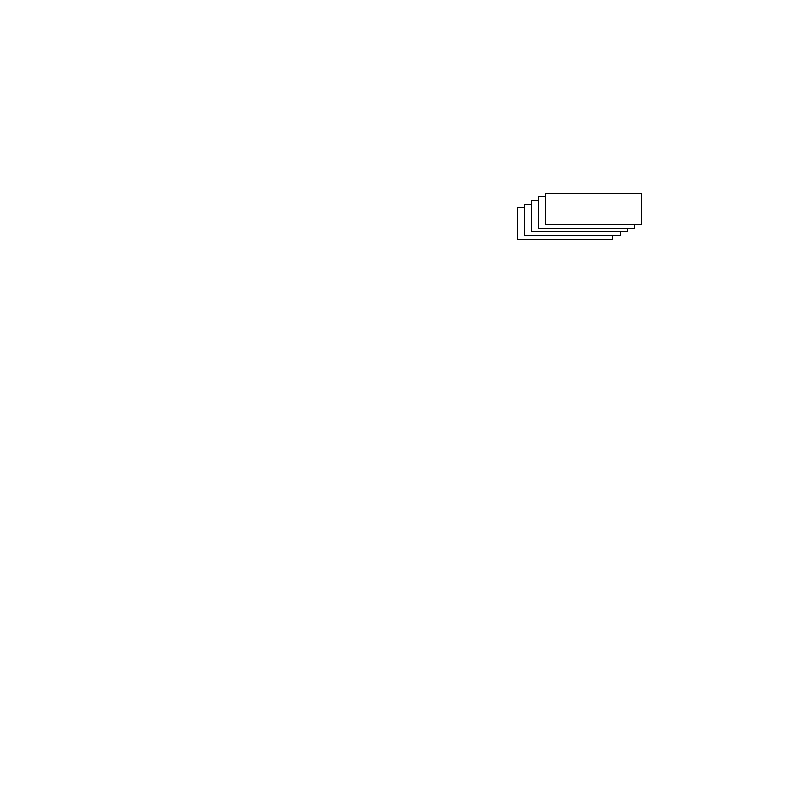
Frame 1 (no input)
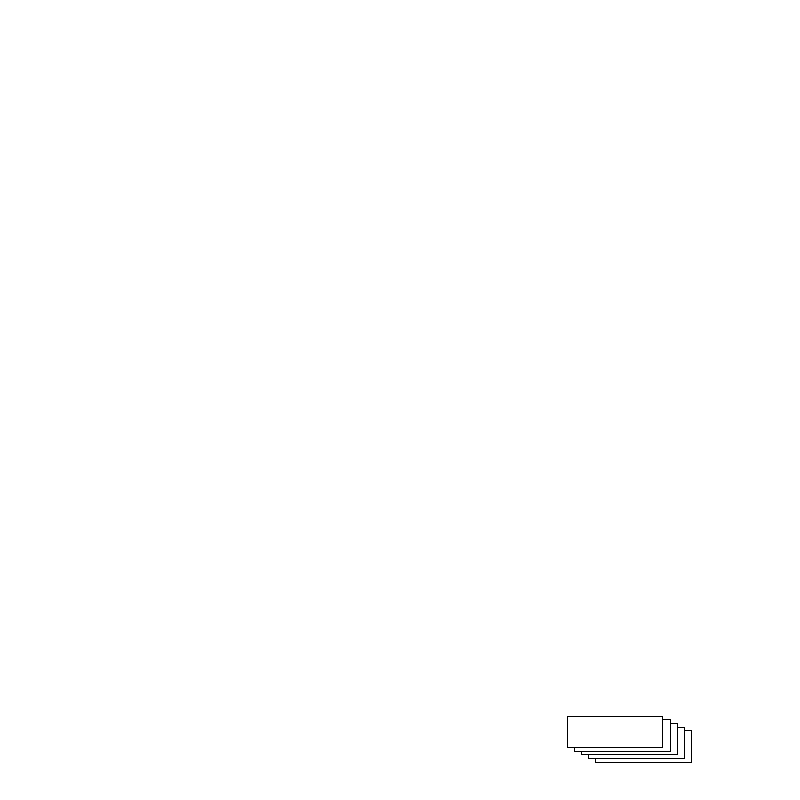
Frame 60 (the mouse pressed at the canvas centre just before this capture)
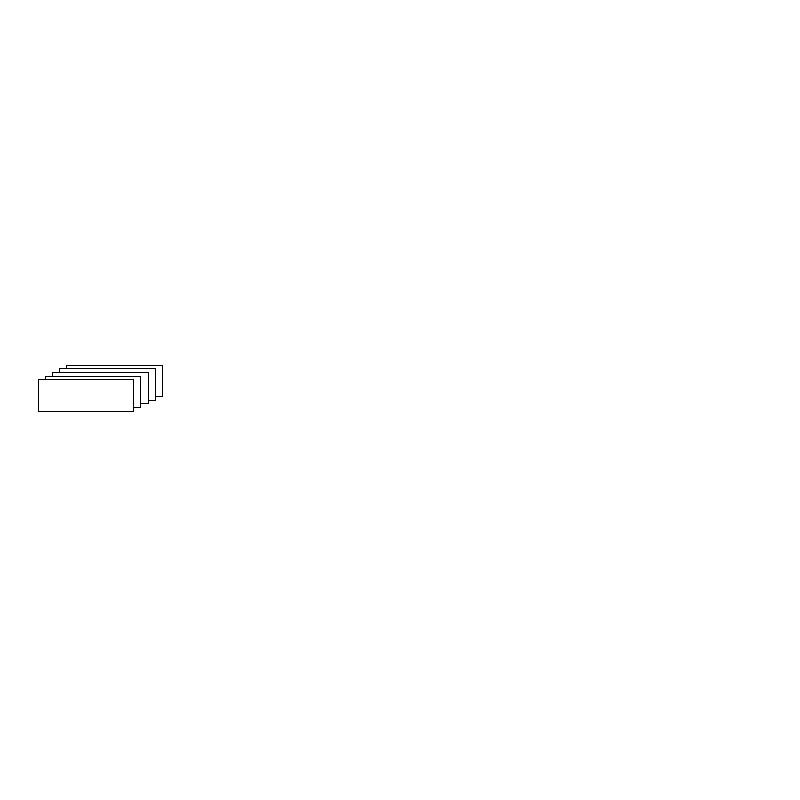
Frame 120 (the mouse held since frame 60 and released just before this capture)

The Processing sketch that drew these frames (run headless with seeded random() and noise(); from frame 60 on, the mouse is pressed at the canvas centre):

// Processing sketch: sketch_07_003
// ── sketch_07_003.pde
// ダメな例
float x, y;
float rectWidth, rectHeight;
float xSpeed, ySpeed;

void setup() {
  size(800, 800);
  frameRate(10);
  x = random(width);
  y = random(height);

  rectWidth = random(10, 100);
  rectHeight = random(10, 100);

  xSpeed = random(-10, 10);
  ySpeed = random(-10, 10);
}

void draw() {
  background(255);
  for (int i = 0; i < 5; i++) {
    rect(x, y, rectWidth, rectHeight);
    x += xSpeed;
    y += ySpeed;

    if ( x > width || x < 0) xSpeed *= -1;
    if (y > height || y <0) ySpeed *= -1;
  }
}
